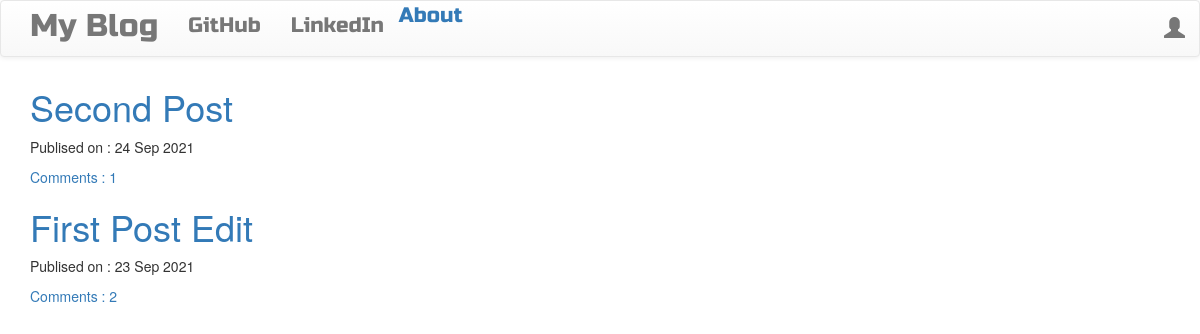
The page / on the database its author committed.
### Blog/models.py (models this page shows, shortened)
class Post(models.Model):
    author = models.ForeignKey('auth.User', on_delete=models.CASCADE)
    title = models.CharField(max_length=200)
    text = models.TextField()
    create_date = models.DateTimeField(default=timezone.now)
    published_date = models.DateTimeField(blank=True, null=True)
    def approved_comment(self):
        return self.comments.filter(approved_comments=True)

### Blog/views.py (the view)
# urls.py: url(r'^$', views.PostListView.as_view(), name='post_list'),
class PostListView(ListView):
    model = Post
    def get_queryset(self):
        return Post.objects.filter(published_date__lte=timezone.now()).order_by('-published_date')

### Blog/templates/blog/post_list.html
<!DOCTYPE html>
{% extends 'blog/base.html' %}
{% block content %}
    <div class="centerstage">
        {% for post in post_list %}
            <div class="post">
                <h1><a href="{% url 'post_detail' pk=post.pk %}">{{ post.title }}</a></h1>
                <div class="date">
                    <p>Publised on : {{post.published_date|date:"d M Y"}}</p>
                </div>
                <a href="{% url 'post_detail' pk=post.pk %}">Comments : {{post.approved_comment.count}}</a>
            </div>
        {% endfor %}
    </div>
{% endblock %}

### Blog/Blog/static/blog.css (style rules this page uses)
.centerstage { margin-left: auto; margin-right: auto; }
.loader { filter:hue-rotate(0deg); color: linear-gradient(45deg,#0f8,#08f); animation:hue 5000ms infinite linear; }

### rows shown on the page
Post: title "Second Post", published_date "24 Sep 2021", approved_comment.count "1"
Post: title "First Post Edit", published_date "23 Sep 2021", approved_comment.count "2"
